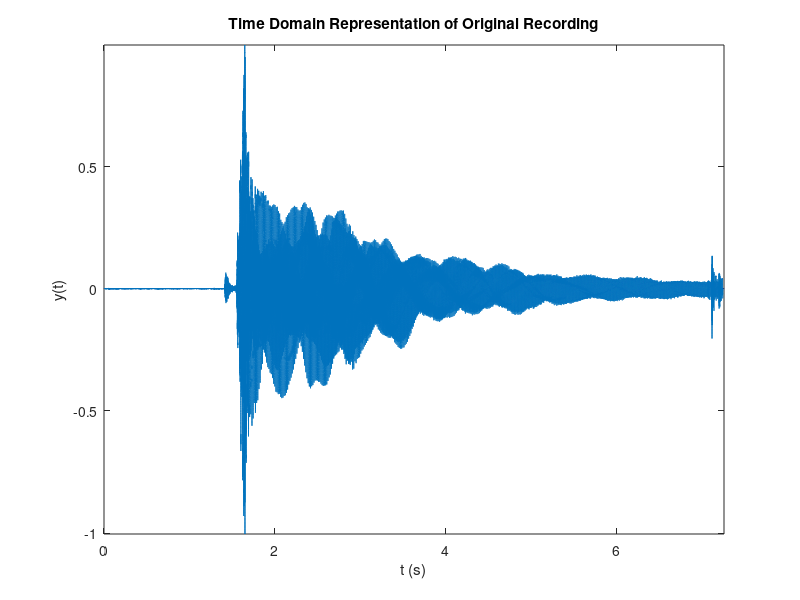
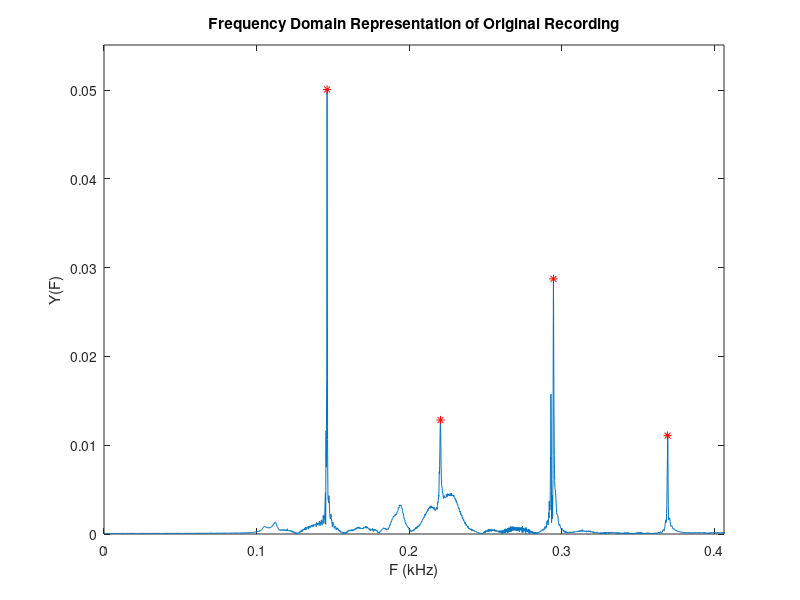

These figures' MATLAB source, in order: (Note: this script raises an error after producing the figures.)
%%%%%%%%%%%%%%%%%%%%%%%%%%%%%%%%%%%%%%%%%%%%%%%%%%%%%%%%%%%%%%%%%%%%%%%%%%
% ENGR 362 Project
% student name: Ahmed Sabry
% student number: 99025207
%%%%%%%%%%%%%%%%%%%%%%%%%%%%%%%%%%%%%%%%%%%%%%%%%%%%%%%%%%%%%%%%%%%%%%%%%%

%%%%%%%%%%%%%%%%%%%%%%%%%%%%%%%%%%%%%%%%%%%%%%%%%%%%%%%%%%%%%%%%%%%%%%%%%%
%% (1) Clear all
%%%%%%%%%%%%%%%%%%%%%%%%%%%%%%%%%%%%%%%%%%%%%%%%%%%%%%%%%%%%%%%%%%%%%%%%%%
close all, clear, clc

%%%%%%%%%%%%%%%%%%%%%%%%%%%%%%%%%%%%%%%%%%%%%%%%%%%%%%%%%%%%%%%%%%%%%%%%%%
%% (2) Import audio data
%%%%%%%%%%%%%%%%%%%%%%%%%%%%%%%%%%%%%%%%%%%%%%%%%%%%%%%%%%%%%%%%%%%%%%%%%%
inputSignal = importdata('ENGR_362_guitar_Fs_is_48000_Hz.txt');
samplingFrequency = 48000;                             % sampling freq

%%%%%%%%%%%%%%%%%%%%%%%%%%%%%%%%%%%%%%%%%%%%%%%%%%%%%%%%%%%%%%%%%%%%%%%%%%
%% (3) Play sound of raw audio data
%%%%%%%%%%%%%%%%%%%%%%%%%%%%%%%%%%%%%%%%%%%%%%%%%%%%%%%%%%%%%%%%%%%%%%%%%%
soundsc(inputSignal,samplingFrequency)

%%%%%%%%%%%%%%%%%%%%%%%%%%%%%%%%%%%%%%%%%%%%%%%%%%%%%%%%%%%%%%%%%%%%%%%%%%
%% (4) Graph in time domain
%%%%%%%%%%%%%%%%%%%%%%%%%%%%%%%%%%%%%%%%%%%%%%%%%%%%%%%%%%%%%%%%%%%%%%%%%%
samplingPeriod = 1/samplingFrequency;           % sampling period       
signalLength = length(inputSignal(:,1));      	% length of signal
time = (0:signalLength-1)*samplingPeriod;    	% time vector
figure,plot(time,inputSignal), axis tight
title('Time Domain Representation of Original Recording')	% labels
xlabel('t (s)')                             % labels
ylabel('y(t)')                              % labels

%%%%%%%%%%%%%%%%%%%%%%%%%%%%%%%%%%%%%%%%%%%%%%%%%%%%%%%%%%%%%%%%%%%%%%%%%%
%% (5) Graph with DFT/FFT
%%%%%%%%%%%%%%%%%%%%%%%%%%%%%%%%%%%%%%%%%%%%%%%%%%%%%%%%%%%%%%%%%%%%%%%%%%
Y = fft(inputSignal);                               % Discrete Fourier transform
F1 = abs(Y/signalLength);                               % frequency
F2 = F1(1:signalLength/2+1);                            % half of frequency
F2(2:end-1) = 2*F2(2:end-1);                        % Discrete Fourier transform
f = samplingFrequency*(0:(signalLength/2))/signalLength;                   % freq vector [Hz]
f_kHz = f/1000;                                     % freq vector [kHz]
figure,plot(f_kHz,F2)                               % plot 
axis([0  max(f_kHz) 0 max(F2)])                     % axis details
title('Frequency Domain Representation of Original Recording') 	% labels
xlabel('F (kHz)')                                   % labels
ylabel('Y(F)')                                      % labels

%%%%%%%%%%%%%%%%%%%%%%%%%%%%%%%%%%%%%%%%%%%%%%%%%%%%%%%%%%%%%%%%%%%%%%%%%%
%% (6) D major chord frequencies for notes D3, A3, D4, F#4
%%%%%%%%%%%%%%%%%%%%%%%%%%%%%%%%%%%%%%%%%%%%%%%%%%%%%%%%%%%%%%%%%%%%%%%%%%
numberOfNotes = 4;
D3 = 146.83;                            % freq of note D3 [Hz]
D3_int = round(D3/max(f)*length(f));     % associated integer to above freq
A3 = 220.00;                            % freq of note A3 [Hz]
A3_int = round(A3/max(f)*length(f));     % associated integer to above freq
D4 = 293.66;                            % freq of note D4 [Hz]
D4_int = round(D4/max(f)*length(f));     % associated integer to above freq
F_sharp_4 = 369.99;                     % freq of note F#4 [Hz]
F_sharp_4_int = ...
    round(F_sharp_4/max(f)*length(f));   % associated integer to above freq

note_freq = [D3 A3 D4 F_sharp_4];       % vector of all note freqs
note_freq_int = ...
  [D3_int A3_int D4_int F_sharp_4_int]; % vector of all int note freqs

%%%%%%%%%%%%%%%%%%%%%%%%%%%%%%%%%%%%%%%%%%%%%%%%%%%%%%%%%%%%%%%%%%%%%%%%%%
%% (7) Find true maxima and corresponding frequencies
%%%%%%%%%%%%%%%%%%%%%%%%%%%%%%%%%%%%%%%%%%%%%%%%%%%%%%%%%%%%%%%%%%%%%%%%%%
hold on
note_freq_amp = zeros(1,numberOfNotes); % amplitude of each frequency
for i = 1:numberOfNotes                 % loop through all frequencies
    frequencyIndex = note_freq_int(i);
    maxAmp = 0;
    maxAmpIdx = frequencyIndex;
    
    for freqIdx = frequencyIndex-10:frequencyIndex+10 %check 10 frequency points behind and ahead to find true maxima
        amp = F2(freqIdx);
        if amp > maxAmp
            maxAmp = amp;
            maxAmpIdx = freqIdx;
        end
    end
        
    freq = f_kHz(maxAmpIdx);                        %get the frequency, index, and amplitude
    
    note_freq(i) = freq;
    note_freq_int(i) = maxAmpIdx;
    note_freq_amp(i) = maxAmp;
    
    plot(freq,maxAmp,'r*')                          %plot it
end
ylim([0 max(note_freq_amp) * 1.1])
xlim([0 max(note_freq) * 1.1])
hold off

%%%%%%%%%%%%%%%%%%%%%%%%%%%%%%%%%%%%%%%%%%%%%%%%%%%%%%%%%%%%%%%%%%%%%%%%%%
%% (8) Plot Frequency Response of each filter
%%%%%%%%%%%%%%%%%%%%%%%%%%%%%%%%%%%%%%%%%%%%%%%%%%%%%%%%%%%%%%%%%%%%%%%%%%
filterOrders = [3 5 3 4];
passBandRipples = [2 2 5 8];
deltaFs = [2 0.01 1 1];
names = ["D3","A3","D4","F#4"];

for i = 1:numberOfNotes
    freq = note_freq(i) * 1000;
    filterOrder = filterOrders(i);
    passBandRipple = passBandRipples(i);
    deltaF = deltaFs(i);
    name = names(i);

    ttl = sprintf('Magnitude Response (dB) of %s Passband Filter', name);

    maxF = freq + (deltaF * freq / 100);
    minF = freq - (deltaF * freq / 100);

    [b, a] = cheby1(filterOrder,passBandRipple,(maxF)/(samplingFrequency/2),'low');
    [d, c] = cheby1(filterOrder,passBandRipple,(minF)/(samplingFrequency/2),'high');

    lpf = tf(a,b);
    hpf = tf(c,d);

    bpf = series(lpf,hpf);

    [num,den] = tfdata(bpf, 'v');

    [h,frequencies] = freqz(den,num);
    h = db(h);
    frequencies = frequencies * (samplingFrequency) / (2* pi);

    figure;
    hold on
    plot(frequencies, h);
    xline(maxF, 'r');
    xline(minF, 'g');
    axis tight
    xlim([0, F_sharp_4*1.1]);

    xlabel('Frequency (Hz)');
    ylabel('Magnitude (dB)');
    title(ttl);
    
    %Find the point closest to the note frequency
    for note_frequency = note_freq
        fq = note_frequency * 1000;
        xline(fq);
        absDiff = abs(frequencies-fq);
        minPt = min(absDiff);
        plot(fq, h(absDiff == minPt), "r*");
    end
    hold off
end
%%%%%%%%%%%%%%%%%%%%%%%%%%%%%%%%%%%%%%%%%%%%%%%%%%%%%%%%%%%%%%%%%%%%%%%%%%
%% (9) Create filter bank with optimal parameters and record frequency amplitude
%%%%%%%%%%%%%%%%%%%%%%%%%%%%%%%%%%%%%%%%%%%%%%%%%%%%%%%%%%%%%%%%%%%%%%%%%%

% Each value in each array corresponds to the optimal parameters for each
% passband filter
filterOrders = [3 5 3 4];
passBandRipples = [2 2 5 8];
deltaFs = [2 0.01 1 1];
names = ["D3","A3","D4","F#4"];

filteredSignals = zeros(signalLength,numberOfNotes);
filteredFrequencyAmplitude = zeros(numberOfNotes,1);

for i = 1:numberOfNotes
    name = names(i);
    freq = note_freq(i) * 1000;
    filterOrder = filterOrders(i);
    passBandRipple = passBandRipples(i);
    deltaF = deltaFs(i);
    
    maxF = freq + (deltaF * freq / 100);
    minF = freq - (deltaF * freq / 100);
    
    [b, a] = cheby1(filterOrder,passBandRipple,maxF/(samplingFrequency/2),'low');
    y = filter(b,a,inputSignal);
    
    [b, a] = cheby1(filterOrder,passBandRipple,minF/(samplingFrequency/2),'high');
    y = filter(b,a,y);
    
    filteredSignals(:,i) = y;
    
    % Plot the Time Domain Signal
    figure,plot(time,y), axis tight
    hold on
    title(sprintf('Filtered %s Time Domain Signal', name))                  	% labels
    xlabel('t (s)')                             % labels
    ylabel('y(t)')                              % labels
    hold off
    
    Y = fft(y);                             % Discrete Fourier transform

    F1 = abs(Y/signalLength);                        % frequency
    F2 = F1(1:signalLength/2+1);                     % half of frequency
    F2(2:end-1) = 2*F2(2:end-1);            % Discrete Fourier transform
    
    %Plot the frequency domain signal
    figure,plot(f_kHz,F2)                   % plot 
    axis([0  max(f_kHz) 0 max(F2)])         % axis details
    
    % get the amplitude of the peak frequency component
    pk = max(F2);
    filteredFrequencyAmplitude(i) = pk;
    
    hold on
    xline(note_freq);
    plot(note_freq, F2(note_freq_int), "r*");
    
    title(sprintf('Filtered %s Frequency Domain Signal', name))                  	% labels
    xlabel('F (kHz)')                       % labels
    ylabel('Y(F)')                          % labels
    grid("on");
    axis("tight");
    xlim([0 note_freq(end)*1.1])
    ylim([0 max(F2)*1.1]);
    hold off
end

% inverse of the amplitudes
frequencyAmplitudeScales = ones(numberOfNotes,1) ./ filteredFrequencyAmplitude;
%%%%%%%%%%%%%%%%%%%%%%%%%%%%%%%%%%%%%%%%%%%%%%%%%%%%%%%%%%%%%%%%%%%%%%%%%%
%% (10) Normalize Filtered Signals with Respect to the Passband Frequency Ampitude
%%%%%%%%%%%%%%%%%%%%%%%%%%%%%%%%%%%%%%%%%%%%%%%%%%%%%%%%%%%%%%%%%%%%%%%%%%
normalizedSignals = zeros(signalLength,4);
normalizedSignalsFFT = zeros(signalLength,4);
for i = 1:numberOfNotes
    name = names(i);
    filteredSignal = filteredSignals(:,i);
    
    normalizedSignal = filteredSignal * frequencyAmplitudeScales(i);
    normalizedSignals(:,i) = normalizedSignal;

    Y = fft(normalizedSignal);              % Discrete Fourier transform
    F1 = abs(Y/signalLength);               % frequency
    F2 = F1(1:signalLength/2+1);            % half of frequency
    F2(2:end-1) = 2*F2(2:end-1);            % Discrete Fourier transform
    figure,plot(f_kHz,F2)                   % plot 

    normalizedSignalsFFT(:,i) = Y;
    
    hold on
    xline(note_freq);
    plot(note_freq, F2(note_freq_int), "r*");
    
    title(sprintf('Normalized Filtered %s Frequency Domain Signal', name)) % labels
    xlabel('F (kHz)')                       % labels
    ylabel('Y(F)')                          % labels
    grid("on");
    axis("tight");
    xlim([0 note_freq(end)*1.1])
    ylim([0 max(F2)*1.1]);
    hold ("off");
    hold off
end
%%%%%%%%%%%%%%%%%%%%%%%%%%%%%%%%%%%%%%%%%%%%%%%%%%%%%%%%%%%%%%%%%%%%%%%%%%
%% (11) Add Signals and Scale in the Frequency Domain
%%%%%%%%%%%%%%%%%%%%%%%%%%%%%%%%%%%%%%%%%%%%%%%%%%%%%%%%%%%%%%%%%%%%%%%%%%
compressedSignalFFT = sum(normalizedSignalsFFT,2) / min(frequencyAmplitudeScales);
F1 = abs(compressedSignalFFT/signalLength);               % frequency
F2 = F1(1:signalLength/2+1);            % half of frequency
F2(2:end-1) = 2*F2(2:end-1);            % Discrete Fourier transform
figure,plot(f_kHz,F2)                   % plot 
title('Frequency Domain Representation of Compressed Signal') % labels
xlabel('F (kHz)')                                   % labels
ylabel('Y(F)')                                      % labels
hold on
xline(note_freq);
plot(note_freq, F2(note_freq_int), "r*");
xlim([0 note_freq(end)*1.1])
ylim([0 max(F2)*1.1]);
hold off

compressedSignal = ifft(compressedSignalFFT);
figure,plot(time,compressedSignal), axis tight
title('Time Domain Representation of Compressed Signal')      % labels
xlabel('t (s)')                             % labels
ylabel('y(t)')                              % labels
%%%%%%%%%%%%%%%%%%%%%%%%%%%%%%%%%%%%%%%%%%%%%%%%%%%%%%%%%%%%%%%%%%%%%%%%%%
%% (12) Add Signals and Scale in the Time Domain
%%%%%%%%%%%%%%%%%%%%%%%%%%%%%%%%%%%%%%%%%%%%%%%%%%%%%%%%%%%%%%%%%%%%%%%%%%
compressedSignal = sum(normalizedSignals,2) / min(frequencyAmplitudeScales);

figure,plot(time,compressedSignal), axis tight
title('Time Domain Representation of Compressed Signal')      % labels
xlabel('t (s)')                             % labels
ylabel('y(t)')                              % labels

Y = fft(compressedSignal);                          % Discrete Fourier transform
F1 = abs(Y/signalLength);                           % frequency
F2 = F1(1:signalLength/2+1);                        % half of frequency
F2(2:end-1) = 2*F2(2:end-1);                        % Discrete Fourier transform
figure,plot(f_kHz,F2)                               % plot 
xlim([0 note_freq(end)*1.1])
ylim([0 max(F2)*1.1]);
title('Frequency Domain Representation of Compressed Signal') % labels
xlabel('F (kHz)')                                   % labels
ylabel('Y(F)')                                      % labels
hold on
xline(note_freq);
plot(note_freq, F2(note_freq_int), "r*");
hold off


%%%%%%%%%%%%%%%%%%%%%%%%%%%%%%%%%%%%%%%%%%%%%%%%%%%%%%%%%%%%%%%%%%%%%%%%%%
%% (13) Simulink Model Input
%%%%%%%%%%%%%%%%%%%%%%%%%%%%%%%%%%%%%%%%%%%%%%%%%%%%%%%%%%%%%%%%%%%%%%%%%%

simin = [time' inputSignal];

filterOrders = [3 5 3 4];
passBandRipples = [2 2 5 8];
deltaFs = [2 0.01 1 1];

sys = tf(zeros(1,1,numberOfNotes*2));

for i = 1:numberOfNotes
    freq = note_freq(i) * 1000;
    filterOrder = filterOrders(i);
    passBandRipple = passBandRipples(i);
    deltaF = deltaFs(i);
    filteredSignalPk = filteredFrequencyAmplitude(i);
    
    maxF = freq + (deltaF * freq / 100);
    minF = freq - (deltaF * freq / 100);
    
    [b, a] = cheby1(filterOrder,passBandRipple,(freq+deltaF)/(samplingFrequency/2),'low');
    lpf = tf(a,b);
    sys(:,:,i) = lpf;
    
    [d, c] = cheby1(filterOrder,passBandRipple,(freq-deltaF)/(samplingFrequency/2),'high');
    hpf = tf (c,d);

    sys(:,:,i+4) = hpf;
end

D3LPF = sys(:,:,1);
[D3LPFNUM,D3LPFDEN] = tfdata(D3LPF, 'v');

D3HPF = sys(:,:,5);
[D3HPFNUM,D3HPFDEN] = tfdata(D3HPF, 'v');

A3LPF = sys(:,:,2);
[A3LPFNUM,A3LPFDEN] = tfdata(A3LPF, 'v');

A3HPF = sys(:,:,6);
[A3HPFNUM,A3HPFDEN] = tfdata(A3HPF, 'v');

D4LPF = sys(:,:,3);
[D4LPFNUM,D4LPFDEN] = tfdata(D4LPF, 'v');

D4HPF = sys(:,:,7);
[D4HPFNUM,D4HPFDEN] = tfdata(D4HPF, 'v');

FS4LPF = sys(:,:,4);
[FS4LPFNUM,FS4LPFDEN] = tfdata(FS4LPF, 'v');

FS4HPF = sys(:,:,8);
[FS4HPFNUM,FS4HPFDEN] = tfdata(FS4HPF, 'v');

D3Gain = frequencyAmplitudeScales(1);
A3Gain = frequencyAmplitudeScales(2);
D4Gain = frequencyAmplitudeScales(3);
FS4Gain = frequencyAmplitudeScales(4);

%%%%%%%%%%%%%%%%%%%%%%%%%%%%%%%%%%%%%%%%%%%%%%%%%%%%%%%%%%%%%%%%%%%%%%%%%%
%% (14) Equivalent Transfer Function
%%%%%%%%%%%%%%%%%%%%%%%%%%%%%%%%%%%%%%%%%%%%%%%%%%%%%%%%%%%%%%%%%%%%%%%%%%

filterOrders = [3 5 3 4];
passBandRipples = [2 2 5 8];
deltaFs = [2 0.01 1 1];

sys = tf(zeros(1,1,numberOfNotes));

for i = 1:numberOfNotes
    freq = note_freq(i) * 1000;
    filterOrder = filterOrders(i);
    passBandRipple = passBandRipples(i);
    deltaF = deltaFs(i);
    filteredSignalPk = filteredFrequencyAmplitude(i);
    
    maxF = freq + (deltaF * freq / 100);
    minF = freq - (deltaF * freq / 100);
    
    [b, a] = cheby1(filterOrder,passBandRipple,(freq+deltaF)/(samplingFrequency/2),'low');
    lpf = tf(a,b);
    
    [d, c] = cheby1(filterOrder,passBandRipple,(freq-deltaF)/(samplingFrequency/2),'high');
    hpf = tf (c,d);

    bpf = series(lpf,hpf) / filteredSignalPk;
    sys(:,:,i) = bpf;
end

equivalentTF1 = parallel(sys(:,:,1), sys(:,:,2));
equivalentTF2 = parallel(sys(:,:,3), sys(:,:,4));

equivalentTF = parallel(equivalentTF1, equivalentTF2);
[num,den] = tfdata(equivalentTF, 'v');

[h,frequencies] = freqz(den,num);
h = db(h);
frequencies = frequencies * (samplingFrequency) / (2* pi);

figure;
hold on
plot(frequencies, h);
axis tight
xlim([0, F_sharp_4*1.1]);

xlabel('Frequency (Hz)');
ylabel('Magnitude (dB)');
title('Equivalent Transfer Function Frequency Response');

for note_frequency = note_freq
    fq = note_frequency * 1000;
    xline(fq);
    absDiff = abs(frequencies-fq);
    minPt = min(absDiff);
    plot(fq, h(absDiff == minPt), "r*");
end
hold off

% compressedSignal2 = filter(den,num,inputSignal);
% figure,plot(time,compressedSignal2), axis tight
% title('Time Domain Representation of Compressed Signal')      % labels
% xlabel('t (s)')                             % labels
% ylabel('y(t)')                              % labels
% 
% Y = fft(compressedSignal2);                         % Discrete Fourier transform
% F1 = abs(Y/signalLength);                           % frequency
% F2 = F1(1:signalLength/2+1);                        % half of frequency
% F2(2:end-1) = 2*F2(2:end-1);                        % Discrete Fourier transform
% figure,plot(f_kHz,F2)                               % plot 
% xlim([0 note_freq(end)*1.1]);
% maxY = max(F2)*1.1;
% ylim([0 maxY]);
% title('Frequency Domain Representation of Compressed Signal') % labels
% xlabel('F (kHz)')                                   % labels
% ylabel('Y(F)')                                      % labels
% hold on
% xline(note_freq);
% plot(note_freq, F2(note_freq_int), "r*");
% hold off
